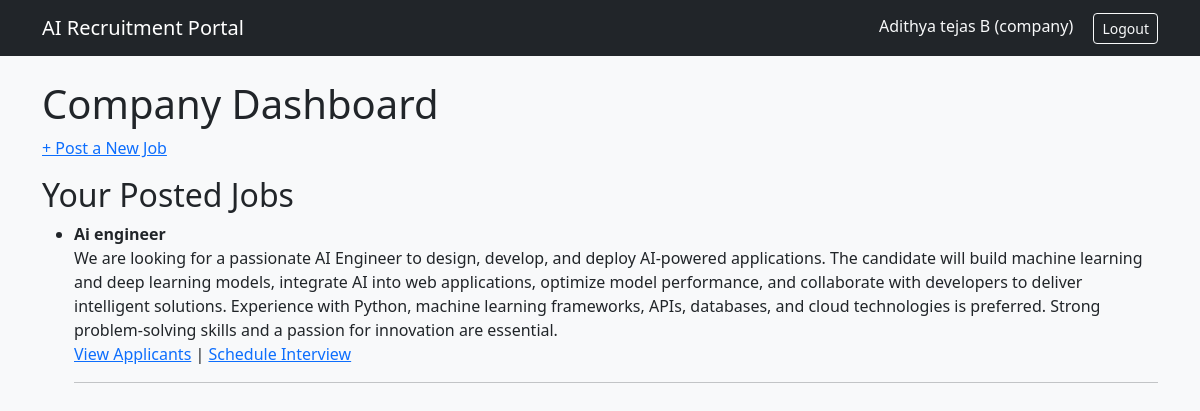
The app's page /company/dashboard (signed in) with its own data.
### tables this page shows
CREATE TABLE jobs (
            id INTEGER PRIMARY KEY AUTOINCREMENT,
            company_id INTEGER NOT NULL,
            title TEXT NOT NULL,
            description TEXT NOT NULL,
            required_skills TEXT,
            created_at TIMESTAMP DEFAULT CURRENT_TIMESTAMP,
            FOREIGN KEY (company_id) REFERENCES users(id)
        );

### app.py (the view)
        def wrapper(*args, **kwargs):
            if "user_id" not in session:
                flash("Please log in first.")
                return redirect(url_for("login"))
            if role and session.get("role") != role:
                flash("You don't have access to that page.")
                return redirect(url_for("dashboard"))
            return f(*args, **kwargs)

### app.py (called while the page is built)
def login_required(role=None):
    def decorator(f):
        def wrapper(*args, **kwargs):
            if "user_id" not in session:
                flash("Please log in first.")
                return redirect(url_for("login"))
            if role and session.get("role") != role:
                flash("You don't have access to that page.")
                return redirect(url_for("dashboard"))
            return f(*args, **kwargs)
        wrapper.__name__ = f.__name__
        return wrapper
    return decorator

@app.route("/company/dashboard")
@login_required(role="company")
def company_dashboard():
    conn = get_connection()
    jobs = conn.execute(
        "SELECT * FROM jobs WHERE company_id = ? ORDER BY created_at DESC",
        (session["user_id"],),
    ).fetchall()
    conn.close()
    return render_template("company_dashboard.html", jobs=jobs)

### database.py (called while the page is built)
def get_connection():
    conn = sqlite3.connect(DB_PATH)
    conn.row_factory = sqlite3.Row
    conn.execute("PRAGMA foreign_keys = ON")
    return conn

### templates/company_dashboard.html
{% extends "base.html" %}
{% block content %}
<h1>Company Dashboard</h1>
<p><a href="{{ url_for('post_job') }}">+ Post a New Job</a></p>
<h2>Your Posted Jobs</h2>
{% if jobs %}
  <ul>
    {% for job in jobs %}
      <li>
        <strong>{{ job['title'] }}</strong><br>
        {{ job['description'] }}<br>
        <a href="{{ url_for('view_applicants', job_id=job['id']) }}">View Applicants</a>
        |
        <a href="{{ url_for('schedule_interview', job_id=job['id']) }}">Schedule Interview</a>
      </li>
      <hr>
    {% endfor %}
  </ul>
{% else %}
  <p>You haven't posted any jobs yet.</p>
{% endif %}
{% endblock %}

### records on screen
jobs: title "Ai engineer", description "We are looking for a passionate AI Engineer to design, develop, and deploy AI-powered applications. The candidate will build machine learning and deep learning models, integrate AI into web applications, optimize model performance, and collaborate with developers to deliver intelligent solutions. Experience with Python, machine learning frameworks, APIs, databases, and cloud technologies is preferred. Strong problem-solving skills and a passion for innovation are essential."

### other values on screen
{{ session.get('full_name') }} "Adithya tejas B"
{{ session.get('role') }} "company"
